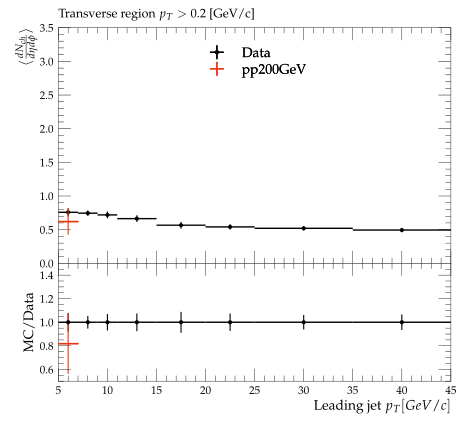

This chart was generated by the following Python code:
#! /usr/bin/env python3

# This Python script was auto-generated using YODA v2.1.0.
# Analysis object: /STAR_2019_I1771348/d01-x01-y03
# Timestamp: 07-10-2025 (18:42:21)

import matplotlib as mpl
import matplotlib.pyplot as plt
mpl.use('Agg') # comment out for interactive use
import os
import numpy as np
from numpy import nan, inf

plotDir = os.path.split(os.path.realpath(__file__))[0]
if 'YODA_USER_PLOT_PATH' in globals():
    plot_outdir = globals()['YODA_USER_PLOT_PATH']
else:
    plot_outdir = plotDir

#plot style
plt.style.use(os.path.join(plotDir, '../default.mplstyle'))
# plot metadata
figW, figH = plt.rcParams['figure.figsize']
ax_xLabel = r'Leading jet $p_{T} [GeV/c]$'
ax_yLabel = r'$ \langle \frac{dN_{ch}}{d\eta d\phi} \rangle$'
ax_title  = r'Transverse region $p_{T} > 0.2$ [GeV/c]'
ax_xScale = 'linear'
ax_yScale = 'linear'
xLims = (5.0, 45.0)
yLims = (0.0, 3.5)

# TeX-friendly labels for the legend
labels = {
    'legend' : ([ r"Data", r"pp200GeV" ], r""),
}

# Adjust canvas width and height
canvasW = 10.0
canvasH = 9.0
figW *= canvasW/10.
figH *= canvasH/9.

# Create figure and axis objects
fig, (ax, ratio0_ax) = plt.subplots(2, 1, sharex=True,
                  figsize=(figW,figH), gridspec_kw={'height_ratios': (6.0, 3.0)})

# Set figure margins
plt.subplots_adjust(
    left   = 1.0 * plt.rcParams['figure.subplot.left'],
    right  = 1.0 * plt.rcParams['figure.subplot.right'],
    top    = 1.0 * plt.rcParams['figure.subplot.top'],
    bottom = 1.0 * plt.rcParams['figure.subplot.bottom'])

ratio0_ax.yaxis.set_major_locator(mpl.ticker.MultipleLocator(0.2))
ratio0_ax.set_ylim(0.5, 1.4999)
ratio0_ax.set_ylabel('MC/Data')

# the numerical data is stored in a separate file
dataf = dict()
prefix = os.path.split(__file__)[0]
if prefix:    prefix = prefix + '/'
exec(open(prefix+'d01-x01-y03__data.py').read(), dataf)


legend_handles = dict() # keep track of handles for the legend

# style options for curves
# starts at zorder>=5 to draw curve on top of legend
styles = {
  'Data': {
    'color' : 'black',
    'linestyle' : '-',
    'linewidth' : 1,
    'marker' : 'o',
    'markersize' : 2,
    'capsize' : 0.0,
    'zorder' : 5,
    'histstyle' : 0,
    'drawstyle' : 'steps-pre',
    'xerrorbars' : 1,
    'yerrorbars' : 1,
    'fillcolor' : None,
    'fillopacity' : 1.0,
    'ratio0_linestyle' : '-',
    'ratio0_linewidth' : 1,
    'ratio0_marker' : 'o',
    'ratio0_markersize' : 2,
    'ratio0_capsize' : 0.0,
    'ratio0_zorder' : 5,
    'ratio0_histstyle' : 0,
    'ratio0_drawstyle' : 'steps-pre',
    'ratio0_xerrorbars' : 1,
    'ratio0_yerrorbars' : 1,
  },
  'pp200GeV.yoda': {
    'color' : '#EE3311',
    'linestyle' : '-',
    'linewidth' : 1,
    'marker' : 'none',
    'markersize' : 2,
    'capsize' : 0.0,
    'zorder' : 6,
    'histstyle' : 1,
    'drawstyle' : 'steps-pre',
    'xerrorbars' : 1,
    'yerrorbars' : 1,
    'fillcolor' : None,
    'fillopacity' : 1.0,
    'ratio0_linestyle' : '-',
    'ratio0_linewidth' : 1,
    'ratio0_marker' : 'none',
    'ratio0_markersize' : 2,
    'ratio0_capsize' : 0.0,
    'ratio0_zorder' : 6,
    'ratio0_histstyle' : 1,
    'ratio0_drawstyle' : 'steps-pre',
    'ratio0_xerrorbars' : 1,
    'ratio0_yerrorbars' : 1,
  },
}

# curve from input yoda files in main panel
for label, yvals in dataf['yvals'].items():
    if all(np.isnan(v) for v in dataf['yvals'][label]):
        continue
    tmp = None
    if styles[label]['histstyle']: # draw as histogram
        xpos = dataf['xedges'][label] if styles[label]['drawstyle'] else dataf['xpoints'][label]
        ypos = np.insert(yvals, 0, yvals[0]) if styles[label]['drawstyle'] else yvals
        if styles[label]['fillcolor']: # fill area below curve
            ax.fill_between(xpos, ypos, step='pre',
                            color=styles[label]['fillcolor'],
                            alpha=styles[label]['fillopacity'])
        tmp, = ax.plot(xpos, ypos,
                       color=styles[label]['color'],
                       linestyle=styles[label]['linestyle'],
                       linewidth=styles[label]['linewidth'],
                       drawstyle=styles[label]['drawstyle'], solid_joinstyle='miter',
                       zorder=styles[label]['zorder'], label=label)
    tmp = ax.errorbar(dataf['xpoints'][label], yvals,
                      xerr=np.array(dataf['xerrs'][label])*styles[label]['xerrorbars'],
                      yerr=np.array(dataf['yerrs'][label])*styles[label]['yerrorbars'],
                      fmt=styles[label]['marker'], capsize=styles[label]['capsize'],
                      markersize=styles[label]['markersize'],
                      ecolor=styles[label]['color'],
                      color=styles[label]['color'], zorder=styles[label]['zorder'])
    tmp[-1][0].set_linestyle(styles[label]['linestyle'])
    tmp[-1][0].set_linewidth(styles[label]['linewidth'])
    if label in dataf['add_legend_handle']:  legend_handles[label] = tmp
    for varLabel in dataf['variation_yvals'].keys():
        if varLabel.startswith(label):
            tmp, = ax.plot(dataf['xedges'][label], dataf['variation_yvals'][varLabel],
                           color=styles[label]['color'],
                           linestyle=styles[label]['linestyle'],
                           linewidth=styles[label]['linewidth'],
                           drawstyle='steps-pre', solid_joinstyle='miter',
                           zorder=styles[label]['zorder'], alpha=0.5)


# plots on ratio panel
# curve from input yoda files in ratio panel
for label, yvals in dataf['ratio0_yvals'].items():
    if all(np.isnan(v) for v in yvals):
        continue
    if styles[label]['ratio0_histstyle']: # plot as histogram
        xpos = dataf['xedges']['Data'] if styles[label]['ratio0_drawstyle'] else dataf['xpoints']['Data']
        ypos = np.insert(yvals, 0, yvals[0]) if styles[label]['ratio0_drawstyle'] else yvals
        ratio0_ax.plot(xpos, ypos,
                       color=styles[label]['color'],
                       linewidth=styles[label]['linewidth'],
                       linestyle=styles[label]['ratio0_linestyle'],
                       drawstyle=styles[label]['ratio0_drawstyle'], zorder=styles[label]['zorder'],
                       solid_joinstyle='miter')
    tmp = ratio0_ax.errorbar(dataf['xpoints']['Data'], yvals,
                             xerr=np.array(dataf['ref_xerrs'])*styles[label]['ratio0_xerrorbars'],
                             yerr=np.array(dataf['ratio0_yerrs'][label])*styles[label]['ratio0_yerrorbars'],
                             fmt=styles[label]['ratio0_marker'], capsize=styles[label]['ratio0_capsize'],
                             markersize=styles[label]['ratio0_markersize'],
                             ecolor=styles[label]['color'],
                             color=styles[label]['color'])
    tmp[-1][0].set_linestyle(styles[label]['ratio0_linestyle'])
    tmp[-1][0].set_linewidth(styles[label]['ratio0_linewidth'])

    for varlabel in dataf['ratio0_variation_vals'].keys():
        if varlabel.startswith(label):
            ratio0_ax.plot(dataf['xedges']['Data'],
                            dataf['ratio0_variation_vals'][varlabel],
                            color=styles[label]['color'],
                            linestyle=styles[label]['linestyle'],
                            linewidth=styles[label]['linewidth'],
                            drawstyle='steps-pre', solid_joinstyle='miter',
                            zorder=1, alpha=0.5)

legend_items = list(legend_handles.values())
ax.add_artist(ax.legend(legend_items,
                        labels['legend'][0],
                        title=labels['legend'][1],
                        alignment='left',
                        loc='upper center',
                        bbox_to_anchor=(0.5, 0.97)))

# set plot metadata as defined above
ratio0_ax.set_xlabel(ax_xLabel)
ratio0_ax.xaxis.set_label_coords(1., -0.15)
ax.set_ylabel(ax_yLabel, ha='right', va='top')
ax.yaxis.set_label_coords(-0.11, 1.0)
ax.set_title(ax_title, loc='left')
ax.set_xscale(ax_xScale)
ax.set_yscale(ax_yScale)
ax.set_xlim(xLims)
ax.set_ylim(yLims)

# tick formatting
plt.rcParams['xtick.top'] = 1
plt.rcParams['ytick.right'] = 1
fig.align_ylabels((ax, ratio0_ax))
plt.savefig(os.path.join(plot_outdir, 'd01-x01-y03.pdf'), format='PDF')
plt.savefig(os.path.join(plot_outdir, 'd01-x01-y03.png'), format='PNG')

plt.close(fig)
